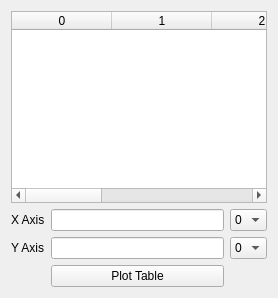
      <widget class="QWidget" name="tab_4">
       <attribute name="title">
        <string>Table</string>
       </attribute>
       <layout class="QGridLayout" name="gridLayout_4">
        <item row="3" column="0">
         <widget class="QLabel" name="label_2">
          <property name="text">
           <string>Y Axis</string>
          </property>
         </widget>
        </item>
        <item row="4" column="1">
         <widget class="QPushButton" name="plottable_pb">
          <property name="text">
           <string>Plot Table</string>
          </property>
         </widget>
        </item>
        <item row="2" column="1">
         <widget class="QLineEdit" name="xaxislabel_le"/>
        </item>
        <item row="3" column="1">
         <widget class="QLineEdit" name="yaxislabel_le"/>
        </item>
        <item row="2" column="0">
         <widget class="QLabel" name="label">
          <property name="text">
           <string>X Axis</string>
          </property>
         </widget>
        </item>
        <item row="2" column="2">
         <widget class="QComboBox" name="xaxis_cb">
          <item>
           <property name="text">
            <string>0</string>
           </property>
          </item>
          <item>
           <property name="text">
            <string>1</string>
           </property>
          </item>
          <item>
           <property name="text">
            <string>2</string>
           </property>
          </item>
          <item>
           <property name="text">
            <string>3</string>
           </property>
          </item>
          <item>
           <property name="text">
            <string>4</string>
           </property>
          </item>
          <item>
           <property name="text">
            <string>5</string>
           </property>
          </item>
         </widget>
        </item>
        <item row="3" column="2">
         <widget class="QComboBox" name="yaxis_cb">
          <item>
           <property name="text">
            <string>0</string>
           </property>
          </item>
          <item>
           <property name="text">
            <string>1</string>
           </property>
          </item>
          <item>
           <property name="text">
            <string>2</string>
           </property>
          </item>
          <item>
           <property name="text">
            <string>3</string>
           </property>
          </item>
          <item>
           <property name="text">
            <string>4</string>
           </property>
          </item>
          <item>
           <property name="text">
            <string>5</string>
           </property>
          </item>
         </widget>
        </item>
        <item row="0" column="0" colspan="3">
         <widget class="QTableWidget" name="tableWidget">
          <column>
           <property name="text">
            <string>0</string>
           </property>
          </column>
          <column>
           <property name="text">
            <string>1</string>
           </property>
          </column>
          <column>
           <property name="text">
            <string>2</string>
           </property>
          </column>
          <column>
           <property name="text">
            <string>3</string>
           </property>
          </column>
          <column>
           <property name="text">
            <string>4</string>
           </property>
          </column>
          <column>
           <property name="text">
            <string>5</string>
           </property>
          </column>
         </widget>
        </item>
       </layout>
      </widget>
